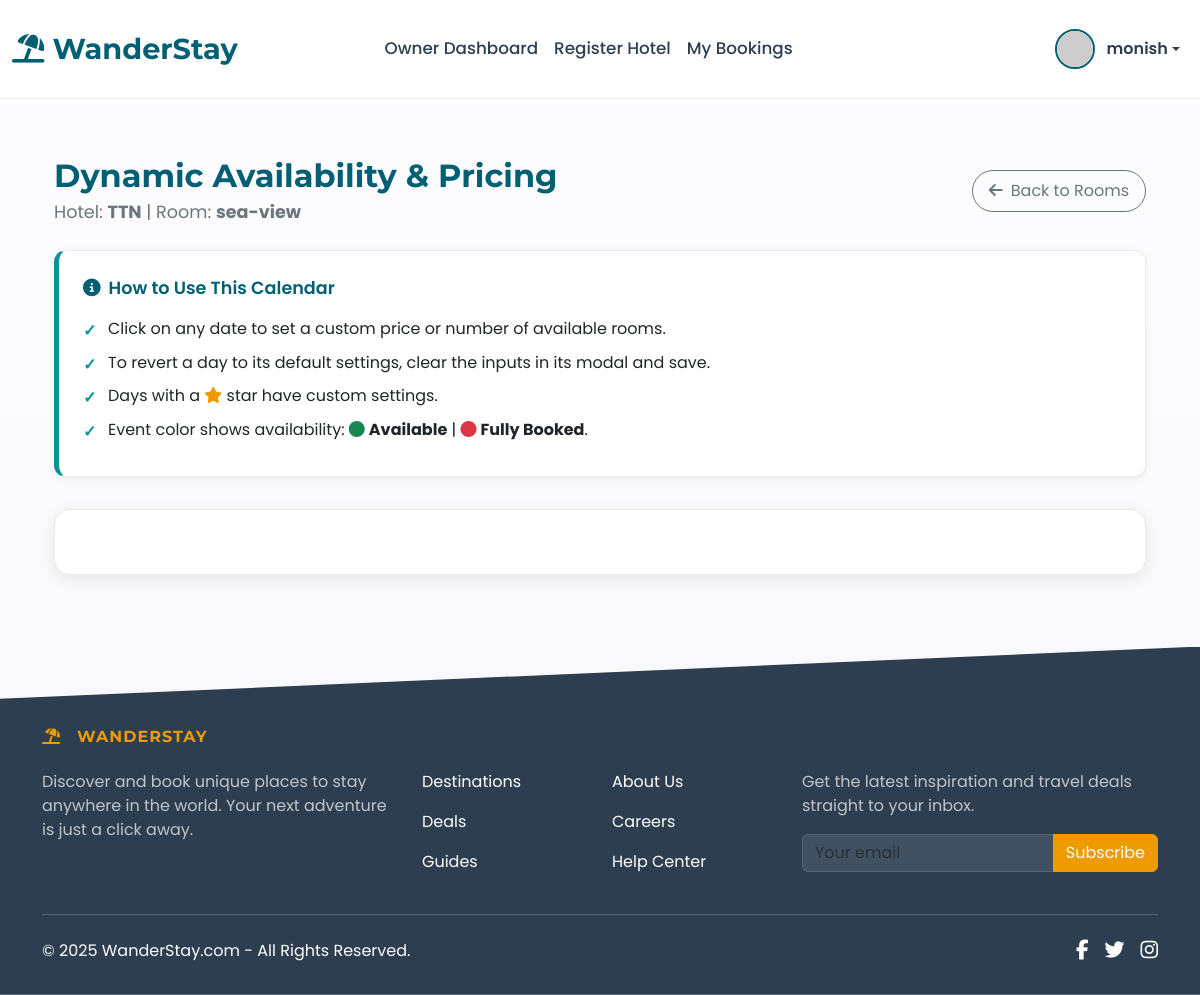
Screenshot of /hotel/2/room/2/availability (signed in) with the database file from the repository.
### app.py (models this page shows, shortened)
class User(UserMixin, db.Model):
    id = db.Column(db.Integer, primary_key=True)
    username = db.Column(db.String(80), unique=True, nullable=False)
    email = db.Column(db.String(120), unique=True, nullable=False)
    password_hash = db.Column(db.String(200), nullable=False)
    role = db.Column(db.String(20), nullable=False, default='user')
    is_active = db.Column(db.Boolean, default=True, nullable=False)
    created_at = db.Column(db.DateTime, default=datetime.utcnow)
    hotels_owned = db.relationship('Hotel', backref='owner_user', lazy=True, foreign_keys='Hotel.owner_id', cascade="all, delete-orphan")
    bookings = db.relationship('Booking', backref='booker', lazy=True, foreign_keys='Booking.user_id', cascade="all, delete-orphan")
    wishlist_items = db.relationship('Wishlist', backref='user', lazy='dynamic', cascade='all, delete-orphan')
    audit_logs = db.relationship('AuditLog', backref='actor', lazy=True, foreign_keys='AuditLog.user_id')
    hotels = db.relationship('Hotel', back_populates='owner', lazy=True, cascade="all, delete-orphan")

class Hotel(db.Model):
    id = db.Column(db.Integer, primary_key=True)
    name = db.Column(db.String(100), nullable=False)
    location = db.Column(db.String(200), nullable=False)
    description = db.Column(db.Text, nullable=True)
    price_per_night = db.Column(db.Float, nullable=True)
    image_url = db.Column(db.String(255), nullable=True, default='https://via.placeholder.com/800x500.png?text=Main+Hotel+Image')
    owner_id = db.Column(db.Integer, db.ForeignKey('user.id', ondelete='CASCADE'), nullable=False)
    owner = db.relationship('User', back_populates='hotels')
    is_approved = db.Column(db.Boolean, default=False, nullable=False)
    star_rating = db.Column(db.Integer, nullable=True)
    amenities = db.relationship('Amenity', secondary=hotel_amenities, lazy='subquery', backref=db.backref('hotels', lazy=True))
    latitude = db.Column(db.Float, nullable=True)
    longitude = db.Column(db.Float, nullable=True)
    gallery_images = db.relationship('HotelImage', backref='hotel_ref', lazy='dynamic', cascade="all, delete-orphan")
    bookings = db.relationship('Booking', backref='hotel', lazy=True, foreign_keys='Booking.hotel_id', cascade="all, delete-orphan")
    wishlisted_by_users = db.relationship('Wishlist', backref='hotel', lazy='dynamic', cascade='all, delete-orphan')
    room_types = db.relationship('RoomType', backref='hotel', lazy='dynamic', cascade="all, delete-orphan")
    bookings = db.relationship('Booking', backref='hotel', lazy=True)

class RoomType(db.Model):
    id = db.Column(db.Integer, primary_key=True)
    hotel_id = db.Column(db.Integer, db.ForeignKey('hotel.id', ondelete='CASCADE'), nullable=False)
    name = db.Column(db.String(100), nullable=False)
    description = db.Column(db.Text, nullable=True)
    price_per_night = db.Column(db.Float, nullable=False)
    number_of_rooms = db.Column(db.Integer, nullable=False, default=1)
    amenities = db.Column(db.String(300), nullable=True)
    main_image_url = db.Column(db.String(255), nullable=True, default='https://via.placeholder.com/800x500.png?text=Room+Image')
    gallery_images = db.relationship('RoomImage', backref='room_type_ref', lazy='dynamic', cascade="all, delete-orphan")
    bookings = db.relationship('Booking', backref='room_type', lazy='dynamic', cascade="all, delete-orphan")
    availabilities = db.relationship('Availability', backref='room_type_ref', lazy='dynamic', cascade="all, delete-orphan")

### app.py (the view)
@app.route('/hotel/<int:hotel_id>/room/<int:room_type_id>/availability')
@role_required(['owner', 'admin'])
@verify_hotel_owner
def manage_availability(hotel, room_type_id):
    room = RoomType.query.filter_by(id=room_type_id, hotel_id=hotel.id).first_or_404()
    return render_template('manage_availability.html', hotel=hotel, room=room)

### app.py (called while the page is built)
@login_manager.user_loader
def load_user(user_id):
    user = User.query.get(int(user_id))
    if user and user.is_active:
        return user
    return None

def role_required(role_name):
    def decorator(f):
        @wraps(f)
        @login_required
        def decorated_function(*args, **kwargs):
            roles = role_name if isinstance(role_name, list) else [role_name]
            if current_user.role not in roles:
                flash(f"Access Denied: You need one of the following roles: {', '.join(roles)}.", "danger")
                return redirect(url_for('index'))
            return f(*args, **kwargs)
        return decorated_function
    return decorator

def verify_hotel_owner(f):
    @wraps(f)
    def decorated_function(hotel_id, *args, **kwargs):
        hotel = Hotel.query.get_or_404(hotel_id)
        if current_user.role == 'owner' and hotel.owner_id != current_user.id:
            flash("You are not authorized to manage this hotel.", "danger")
            return redirect(url_for('owner_dashboard'))
        return f(hotel, *args, **kwargs)
    return decorated_function

@app.context_processor
def utility_processor():
    def is_hotel_in_wishlist(hotel_id):
        if current_user.is_authenticated:
            return Wishlist.query.filter_by(user_id=current_user.id, hotel_id=hotel_id).first() is not None
        return False
    return dict(is_hotel_in_wishlist=is_hotel_in_wishlist)

### templates/manage_availability.html (shortened to what this page needs)
{% extends "base.html" %}
{% block content %}
<div class="container my-5">
    <div class="d-flex justify-content-between align-items-center mb-4 page-header">
        <div>
            <h2 class="mb-1">Dynamic Availability & Pricing</h2>
            <p class="mb-0">Hotel: <strong>{{ hotel.name }}</strong> | Room: <strong>{{ room.name }}</strong></p>
        </div>
        <a href="{{ url_for('manage_rooms', hotel_id=hotel.id) }}" class="btn btn-outline-secondary rounded-pill px-3 py-2">
            <i class="fas fa-arrow-left me-2"></i>Back to Rooms
        </a>
    </div>
    <div class="instructions-panel">
        <div class="panel-title"><i class="fas fa-info-circle me-2"></i>How to Use This Calendar</div>
        <ul>
            <li>Click on any date to set a custom price or number of available rooms.</li>
            <li>To revert a day to its default settings, clear the inputs in its modal and save.</li>
            <li>Days with a <i class="fas fa-star override-indicator-icon"></i> star have custom settings.</li>
            <li>Event color shows availability: <i class="fas fa-circle text-success me-1"></i><strong>Available</strong> | <i class="fas fa-circle text-danger me-1"></i><strong>Fully Booked</strong>.</li>
        </ul>
    </div>
    <div id="calendar-wrapper">
    </div>
</div>
{% endblock %}

### templates/base.html (shortened to what this page needs)
<!DOCTYPE html>
<html lang="en">
<head>
    <link href="https://cdn.jsdelivr.net/npm/bootstrap@5.3.2/dist/css/bootstrap.min.css" rel="stylesheet">
    <link rel="stylesheet" href="https://cdnjs.cloudflare.com/ajax/libs/font-awesome/6.4.2/css/all.min.css" />
    <link rel="stylesheet" href="https://unpkg.com/leaflet@1.9.4/dist/leaflet.css"/>
</head>
<body class="d-flex flex-column min-vh-100">
    <nav class="navbar navbar-expand-lg fixed-top py-3" style="background-color: rgba(255, 255, 255, 0.85); backdrop-filter: blur(12px); -webkit-backdrop-filter: blur(12px); border-bottom: 1px solid rgba(0, 0, 0, 0.07);">
        <div class="container-fluid">
            <a class="navbar-brand" href="{{ url_for('index') }}" style="font-weight: 700; color: var(--primary-color); font-size: 1.8rem; text-decoration: none;">
                <i class="fas fa-umbrella-beach"></i> WanderStay
            </a>
            <div class="collapse navbar-collapse" id="navbarNav">
                <ul class="navbar-nav mx-auto mb-2 mb-lg-0" style="font-size: 1.05rem;">
                    {% include 'partials/_nav_links.html' %}
                </ul>
                <ul class="navbar-nav ms-auto mb-2 mb-lg-0 align-items-center">
                    {% if current_user.is_authenticated %}
                        <li class="nav-item dropdown">
                            <a class="nav-link dropdown-toggle d-flex align-items-center" href="#" id="navbarUserDropdown" role="button" data-bs-toggle="dropdown" aria-expanded="false" style="color: var(--text-color-dark);">
                                <img src="https://i.pravatar.cc/40?u={{ current_user.id }}" alt="User" style="width: 40px; height: 40px; border-radius: 50%; margin-right: 12px; border: 2px solid var(--primary-color);">
                                <span style="font-weight: 600;">{{ current_user.username }}</span>
                            </a>
                        </li>
                    {% endif %}
                </ul>
            </div>
        </div>
    </nav>
    <main class="flex-grow-1">
        {% block content_container %}
        <div class="container py-4">
            {% block content %}{% endblock %}
        </div>
        {% endblock %}
    </main>
    <footer class="mt-auto text-white" style="background-color: var(--text-color-dark); padding: 5rem 0 2rem 0; clip-path: polygon(0 15%, 100% 0, 100% 100%, 0% 100%);">
        <div class="container text-center text-md-start">
            <div class="row gy-4">
                <div class="col-lg-4 col-md-6">
                    <h6 class="text-uppercase fw-bold mb-4" style="font-family: 'Montserrat', sans-serif; color: var(--accent-color); letter-spacing: 1px;">
                        <i class="fas fa-umbrella-beach me-3"></i>WanderStay
                    </h6>
                    <p style="color: rgba(255,255,255,0.7);">
                        Discover and book unique places to stay anywhere in the world. Your next adventure is just a click away.
                    </p>
                </div>
                <div class="col-lg-2 col-md-6">
                    <h6 class="text-uppercase fw-bold mb-4">Explore</h6>
                    <p><a href="#!" class="text-reset" style="text-decoration: none; transition: color 0.2s ease;">Destinations</a></p>
                    <p><a href="#!" class="text-reset" style="text-decoration: none; transition: color 0.2s ease;">Deals</a></p>
                    <p><a href="#!" class="text-reset" style="text-decoration: none; transition: color 0.2s ease;">Guides</a></p>
                </div>
                <div class="col-lg-2 col-md-6">
                    <h6 class="text-uppercase fw-bold mb-4">Company</h6>
                    <p><a href="#!" class="text-reset" style="text-decoration: none; transition: color 0.2s ease;">About Us</a></p>
                    <p><a href="#!" class="text-reset" style="text-decoration: none; transition: color 0.2s ease;">Careers</a></p>
                    <p><a href="#!" class="text-reset" style="text-decoration: none; transition: color 0.2s ease;">Help Center</a></p>
                </div>
                <div class="col-lg-4 col-md-6">
                    <h6 class="text-uppercase fw-bold mb-4">Join Our Newsletter</h6>
                    <p style="color: rgba(255,255,255,0.7);">Get the latest inspiration and travel deals straight to your inbox.</p>
                    <div class="input-group mb-3">
                        <input type="text" class="form-control" placeholder="Your email" style="background-color: rgba(255,255,255,0.1); border: 1px solid rgba(255,255,255,0.2); color: white;">
                        <button class="btn" type="button" style="background-color: var(--accent-color); color: white; border-color: var(--accent-color);">Subscribe</button>
                    </div>
                </div>
            </div>
            <div class="d-flex justify-content-between align-items-center pt-4 mt-4" style="border-top: 1px solid rgba(255,255,255,0.2);">
                <p class="mb-0">© <span id="currentYear"></span> WanderStay.com - All Rights Reserved.</p>
                <div class="d-flex">
                    <a href="" class="me-3 text-reset"><i class="fab fa-facebook-f fa-lg"></i></a>
                    <a href="" class="me-3 text-reset"><i class="fab fa-twitter fa-lg"></i></a>
                    <a href="" class="text-reset"><i class="fab fa-instagram fa-lg"></i></a>
                </div>
            </div>
        </div>
    </footer>
</body>
</html>

### templates/base.html (style rules this page uses)
:root { --primary-color: #00796B; --accent-color: #FF7043; --text-color-dark: #2c3e50; --text-color-light: #555; --background-light: #fdfdff; --background-soft: #f8f9fa; }
body { padding-top: 85px; font-family: 'Open Sans', sans-serif; background: linear-gradient(180deg, var(--background-light) 0%, #f7f7f9 100%); color: var(--text-color-light); }
h1, h2, h3, h4, h5, h6, .navbar-brand { font-family: 'Montserrat', sans-serif; color: var(--text-color-dark); }
.navbar .nav-link { font-weight: 500; color: var(--text-color-dark); transition: color 0.3s ease; position: relative; padding: 0.8rem 1rem; }

### templates/manage_availability.html (style rules this page uses)
:root { --primary-color: #005f73; --secondary-color: #0a9396; --accent-color: #ee9b00; --success-color: #2a9d8f; --danger-color: #e76f51; --bg-body: #f4f7f9; --bg-card: #ffffff; --text-dark: #212529; --text-light: #6c757d; --border-color: #e9ecef; --shadow-sm: 0 2px 8px rgba(0,0,0,0.06); --shadow-md: 0 4px 16px rgba(0,0,0,0.08); }
body { background-color: var(--bg-body); font-family: 'Poppins', sans-serif; color: var(--text-dark); }
.page-header h2 { color: var(--primary-color); font-weight: 700; }
.page-header p { color: var(--text-light); font-size: 1.1rem; }
.instructions-panel { background-color: var(--bg-card); border: 1px solid var(--border-color); border-left: 5px solid var(--secondary-color); border-radius: 12px; padding: 1.5rem; margin-bottom: 2rem; box-shadow: var(--shadow-sm); }
.instructions-panel .panel-title { color: var(--primary-color); font-weight: 600; font-size: 1.1rem; }
.instructions-panel ul { list-style-type: none; padding-left: 0; margin: 1rem 0 0 0; }
.instructions-panel li { margin-bottom: 0.6rem; color: var(--text-dark); position: relative; padding-left: 25px; }
.instructions-panel li::before { content: '✓'; position: absolute; left: 0; top: 2px; color: var(--secondary-color); font-weight: 600; }
.override-indicator-icon { color: var(--accent-color); }
#calendar-wrapper { background-color: var(--bg-card); border-radius: 16px; box-shadow: var(--shadow-md); padding: 2rem; border: 1px solid var(--border-color); }

### rows the page displays
User: username "monish"
Hotel: name "TTN"
RoomType: name "sea-view"
